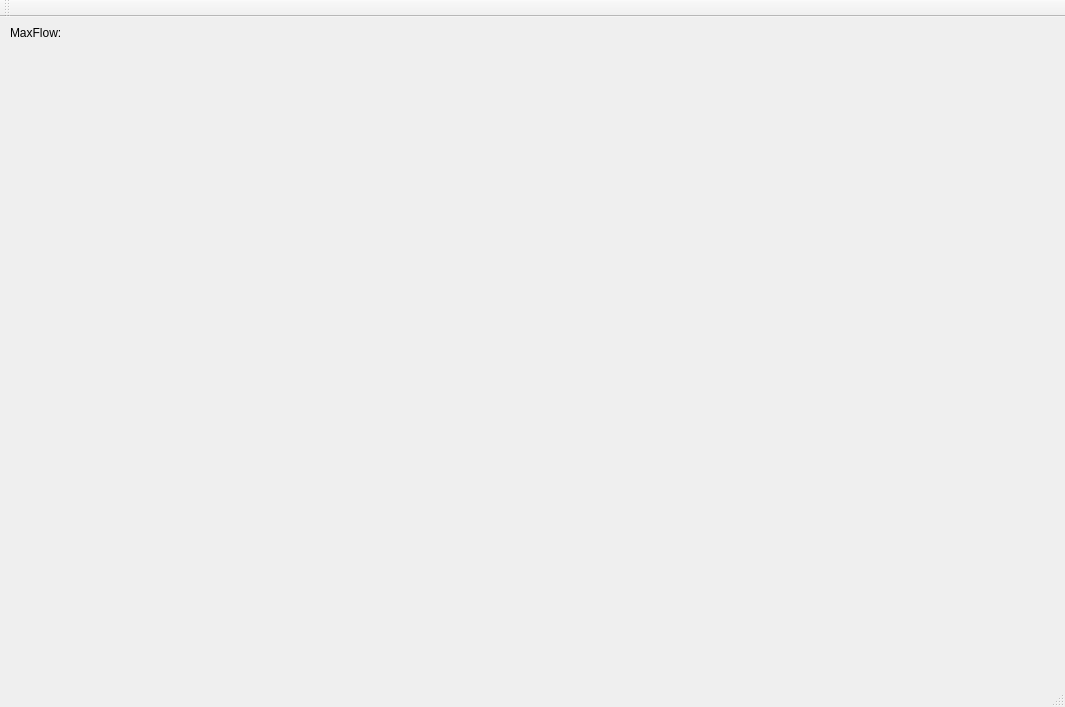
<?xml version="1.0" encoding="UTF-8"?>
<ui version="4.0">
 <class>MaxFlowMinCutClass</class>
 <widget class="QMainWindow" name="MaxFlowMinCutClass">
  <property name="geometry">
   <rect>
    <x>0</x>
    <y>0</y>
    <width>1065</width>
    <height>707</height>
   </rect>
  </property>
  <property name="windowTitle">
   <string>MaxFlowMinCut</string>
  </property>
  <widget class="QWidget" name="centralWidget">
   <widget class="QLabel" name="labelMaxFlow">
    <property name="geometry">
     <rect>
      <x>10</x>
      <y>0</y>
      <width>51</width>
      <height>31</height>
     </rect>
    </property>
    <property name="text">
     <string>MaxFlow:</string>
    </property>
   </widget>
   <widget class="QLabel" name="labelMaxFlowValue">
    <property name="geometry">
     <rect>
      <x>60</x>
      <y>0</y>
      <width>51</width>
      <height>31</height>
     </rect>
    </property>
    <property name="text">
     <string/>
    </property>
   </widget>
  </widget>
  <widget class="QMenuBar" name="menuBar">
   <property name="geometry">
    <rect>
     <x>0</x>
     <y>0</y>
     <width>1065</width>
     <height>21</height>
    </rect>
   </property>
  </widget>
  <widget class="QToolBar" name="mainToolBar">
   <attribute name="toolBarArea">
    <enum>TopToolBarArea</enum>
   </attribute>
   <attribute name="toolBarBreak">
    <bool>false</bool>
   </attribute>
  </widget>
  <widget class="QStatusBar" name="statusBar"/>
 </widget>
 <layoutdefault spacing="6" margin="11"/>
 <resources>
  <include location="MaxFlowMinCut.qrc"/>
 </resources>
 <connections/>
</ui>
